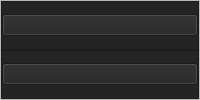
        <widget class="QFrame" name="f_body_content_r">
         <property name="frameShape">
          <enum>QFrame::StyledPanel</enum>
         </property>
         <property name="frameShadow">
          <enum>QFrame::Raised</enum>
         </property>
         <layout class="QVBoxLayout" name="verticalLayout_4">
          <property name="spacing">
           <number>0</number>
          </property>
          <property name="leftMargin">
           <number>0</number>
          </property>
          <property name="topMargin">
           <number>0</number>
          </property>
          <property name="rightMargin">
           <number>0</number>
          </property>
          <property name="bottomMargin">
           <number>0</number>
          </property>
          <item>
           <widget class="QFrame" name="frame">
            <property name="maximumSize">
             <size>
              <width>16777215</width>
              <height>16777215</height>
             </size>
            </property>
            <property name="styleSheet">
             <string notr="true">background-color: rgb(36, 36, 36);</string>
            </property>
            <property name="frameShape">
             <enum>QFrame::StyledPanel</enum>
            </property>
            <property name="frameShadow">
             <enum>QFrame::Raised</enum>
            </property>
            <layout class="QHBoxLayout" name="horizontalLayout_8">
             <property name="spacing">
              <number>0</number>
             </property>
             <property name="leftMargin">
              <number>0</number>
             </property>
             <property name="topMargin">
              <number>0</number>
             </property>
             <property name="rightMargin">
              <number>0</number>
             </property>
             <property name="bottomMargin">
              <number>0</number>
             </property>
             <item>
              <widget class="QPushButton" name="pushButton_4">
               <property name="styleSheet">
                <string notr="true">background-color: rgb(36, 36, 36);</string>
               </property>
               <property name="text">
                <string/>
               </property>
               <property name="icon">
                <iconset resource="icons/img_fundo.qrc">
                 <normaloff>:/back/person_people.png</normaloff>:/back/person_people.png</iconset>
               </property>
               <property name="iconSize">
                <size>
                 <width>150</width>
                 <height>150</height>
                </size>
               </property>
              </widget>
             </item>
            </layout>
           </widget>
          </item>
          <item>
           <widget class="QFrame" name="frame_2">
            <property name="maximumSize">
             <size>
              <width>16777215</width>
              <height>16777215</height>
             </size>
            </property>
            <property name="styleSheet">
             <string notr="true">background-color: rgb(36, 36, 36);</string>
            </property>
            <property name="frameShape">
             <enum>QFrame::StyledPanel</enum>
            </property>
            <property name="frameShadow">
             <enum>QFrame::Raised</enum>
            </property>
            <layout class="QVBoxLayout" name="verticalLayout_5" stretch="0">
             <property name="spacing">
              <number>0</number>
             </property>
             <property name="leftMargin">
              <number>0</number>
             </property>
             <property name="topMargin">
              <number>0</number>
             </property>
             <property name="rightMargin">
              <number>0</number>
             </property>
             <property name="bottomMargin">
              <number>0</number>
             </property>
             <item>
              <widget class="QPushButton" name="pushButton_3">
               <property name="styleSheet">
                <string notr="true"/>
               </property>
               <property name="text">
                <string/>
               </property>
               <property name="icon">
                <iconset resource="icons/img_fundo.qrc">
                 <normaloff>:/back/SpeedTest_speed.png</normaloff>:/back/SpeedTest_speed.png</iconset>
               </property>
               <property name="iconSize">
                <size>
                 <width>150</width>
                 <height>150</height>
                </size>
               </property>
              </widget>
             </item>
            </layout>
           </widget>
          </item>
         </layout>
        </widget>
